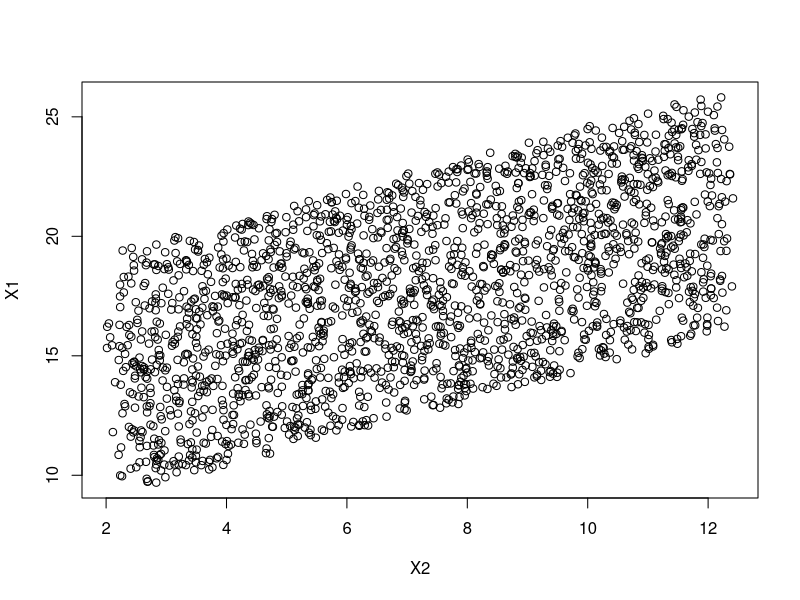

Reproduce this figure in R. (Note: this script raises an error after producing the figure.)
data("airquality")
head(airquality, 15)
install.packages(dplyr)
library(dplyr)

##remove NAs
airquality = airquality %>%   
subset(is.na(Solar.R)==FALSE & is.na(Ozone)==FALSE)
airquality

###EXERCISE 1###

##Manipulate the above code to reduce the correlation between X1 and X2 and recalculate the regression coefficients. 
##Explain what you find.

##hint: Increase the random noise of X1X1 and X2X2 so that the 
##two can be less correlated.

#Original R^2 = 0.9641431

Y = seq(from=0, to=20, by=0.01)
X1 = (Y-2)/3 + runif(length(Y), min=10, max=20)
X2 = (Y+3)/2 + runif(length(Y), min=0.5, max=1)
df = as.data.frame(cbind(Y, X1, X2))
summary(lm(Y~X1, data=df))

summary(lm(Y~X2, data=df))
summary(lm(Y~X1+X2, data=df))
plot(X1~X2)

cor(X1, X2) # 0.5441585

#I changed the max value in the runif() function to increase the noise.
#This creates more variation in the data points that leads to a lower correlation coefficient (R^2).




###EXERCISE 2###
##[Bonus, 2 pts] Challenge yourself by calculateing the RSS of the two models, 
##FF statistics (1 pt) and the p-value (1 pt) all by yourself (i.e. not using the anova() function)

mod1 = lm(Temp~Wind, data=airquality)
summary(mod1) #R^2 = ~.25
mod2 = lm(Temp~Wind+Solar.R, data=airquality)
summary(mod2) #R^2 = ~.3

#RSS
res1 = residuals(mod1)
RSS1 = sum(res1^2)
RSS1 #7520.672
anova(mod2) ##confirm RSS1

res2 = residuals(mod2)
RSS2 = sum(res2^2)
RSS2 #6979.506
anova(mod2) ##confirm RSS2


#calculate f-stat manually
Fstat = (RSS1-RSS2/(3-2)) / (RSS2/(summary(mod2)$df[2])) #using formula from lab html page
Fstat #8.373933

#calculate p-value manually
1-pf(Fstat, df1=1, df2=nrow(airquality)-3) ## 0.004605629

#Confirm values with anova
anova(mod1,mod2)
##Results
##Analysis of Variance Table

##Model 1: Temp ~ Wind
##Model 2: Temp ~ Wind + Solar.R
##Res.Df    RSS Df Sum of Sq      F   Pr(>F)   
##1    109 7520.7                                
##2    108 6979.5  1    541.17 8.3739 0.004606 **
  ---
##  Signif. codes:  0 ‘***’ 0.001 ‘**’ 0.01 ‘*’ 0.05 ‘.’ 0.1 ‘ ’ 1
# Results for manual calculations and anova are the same! Woohoo!

  

#Compare a third model (mod3) with ozone variable as the third independent variable to mod1 and mod2. 
#Does it explain more variance? Does it give you reasonable estimate of regression coefficients?
mod3 = lm(Temp~Wind+Solar.R+Ozone, data=airquality)
summary(mod3) ##R^2 = ~.5

##According to the R2 (~.5 for mod3, vs. ~.3 for mod2 and ~.25 for mod1), mod3 does explain more variance.
##The summary table suggests that Ozone more strongly explains the variance in temperature than Wind and Solar Radiation
##because those 2 variables are no longer significant (based on p-value) in mod3. Ozone is signifacant in explaining the variance according to the p-value.

##Does it give a more reasonable estimate of regression coefficients? 
anova(mod1,mod2,mod3)
##Because mod3 has the smallest RSS, it is the best model. There is a smaller chance of finding a model that 
#better explains the variance in Temperature with mod3 than mod2 or mod1.



###EXERCISE 3###
###Compare the AIC of the three models above mod1, mod2, and mod3. 
###Do you have different conclusion in terms of which model performs better?

AIC(mod1) ##788.9671
AIC(mod2) ##782.6779
AIC(mod3) ##747.5795

##The AIC value goes down significantly (>10) in both mod1 and mod2 compared with mod 3, suggesting that there is less information lost in mod 3 than in both mod1 and mod2.
##The difference between mod1 and mod2 is 6.29, which does not suggest a clear significant difference. Generally speaking, we could say that the amount of information lost by the
##models decreases as we add more explanatory variables. Mod3 wins again!
